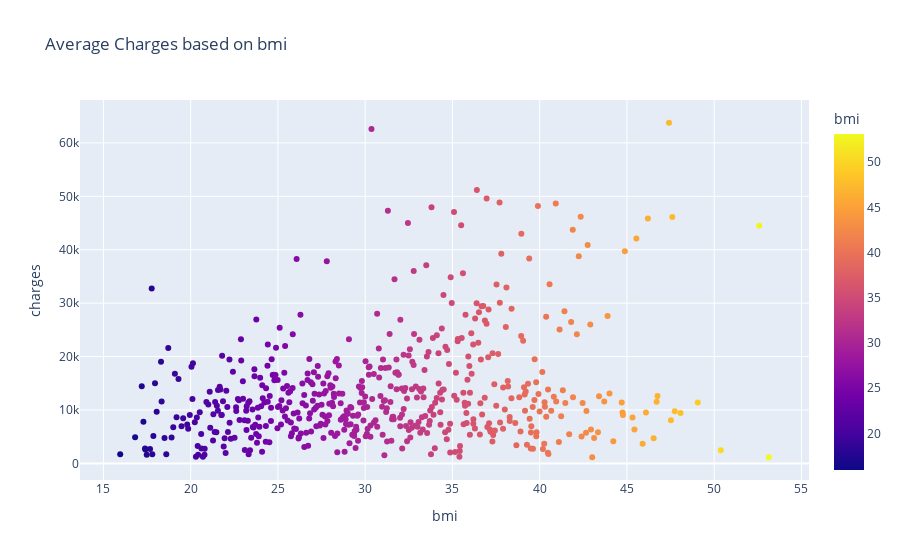

The cell this chart's notebook holds for it:
### Code cell
fig = px.scatter(
    bmi_df,
    x = 'bmi',
    y = 'charges',
    title = 'Average Charges based on bmi',
    color = 'bmi',
)
fig.show()

### Figure 1 — Plotly figure (JSON) as saved in the notebook; plotly's stock layout.template omitted (floating-point values rounded to 4 significant figures; data arrays with more than 128 entries replaced by an {"elided": "..."} marker saying what was removed)
{"data": [{"hovertemplate": "bmi=%{marker.color}<br>charges=%{y}<extra></extra>", "legendgroup": "", "marker": {"color": {"elided": "548 float values"}, "coloraxis": "coloraxis", "symbol": "circle"}, "mode": "markers", "name": "", "orientation": "v", "showlegend": false, "type": "scatter", "x": {"elided": "548 float values"}, "xaxis": "x", "y": {"elided": "548 float values"}, "yaxis": "y"}], "layout": {"coloraxis": {"colorbar": {"title": {"text": "bmi"}}, "colorscale": [[0, "#0d0887"], [0.1111, "#46039f"], [0.2222, "#7201a8"], [0.3333, "#9c179e"], [0.4444, "#bd3786"], [0.5556, "#d8576b"], [0.6667, "#ed7953"], [0.7778, "#fb9f3a"], [0.8889, "#fdca26"], [1, "#f0f921"]]}, "legend": {"tracegroupgap": 0}, "title": {"text": "Average Charges based on bmi"}, "xaxis": {"anchor": "y", "domain": [0, 1], "title": {"text": "bmi"}}, "yaxis": {"anchor": "x", "domain": [0, 1], "title": {"text": "charges"}}}}
